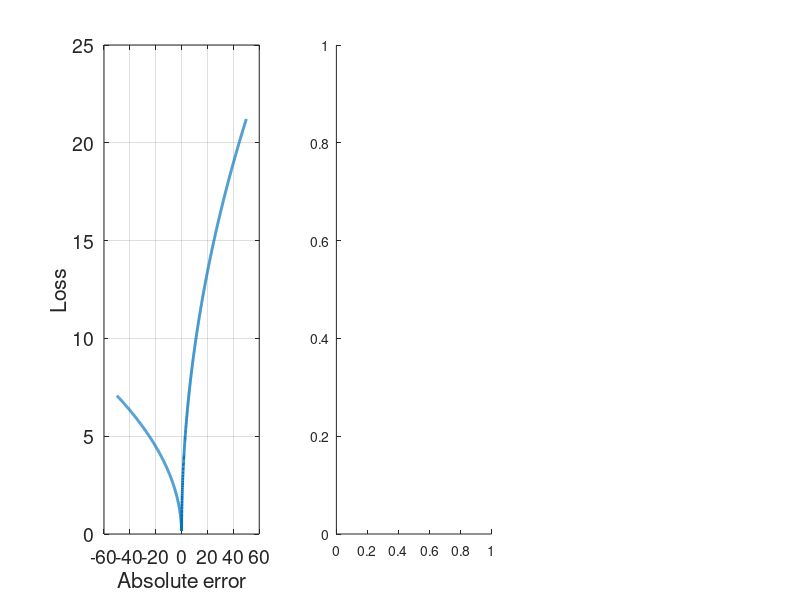

MATLAB code for this plot: (Note: this script raises an error after producing the figure.)
function plot_cnt_query

    n = 1000;    
    alpha = [0.5 0.5];
    beta = [3 1];
    
    cost_fn = @(d) beta(1) * (d >= 0) .* (d .^ alpha(1)) + beta(2) * (d < 0) .* ((-d) .^ alpha(2));
    L = cost_fn(bsxfun(@minus, 1:(n+1), (1:(n+1))'));
    
    %% Figure a: loss
    figure
    subplot(1,3,1)
    x = linspace(0,100,2000)-50;
    xc = cost_fn(x);
    
    plot(x,xc,'-','Linewidth',2)
    xlabel('Absolute error','FontSize',14)
    ylabel('Loss','FontSize',14)
    set(gca,'FontSize',14)
    grid on
    
    %% Figure b: exp loss
    subplot(1,3,2)
    Px = ones(n+1, 1);
    Px = Px / sum(Px);    
    Px_avg = Px;
    
    epvec = linspace(.2,2,50);
    
    Eloss = zeros(length(epvec),n+1);
    ElossExp = zeros(length(epvec),n+1);
    ElossLap = zeros(length(epvec),n+1);
    
    Qzgx_cache = cell(1,3);
    
    for i=1:length(epvec)
        ep = epvec(i);
        
        Qygx = trunc_geo_mechanism(n+1, ep);
        Qzgy = opt_remap(Qygx, L, Px);
        Qzgx = Qygx * Qzgy;
        Eloss(i,:)= sum(Qzgx .* L, 2);
        if i==1; Qzgx_cache{3} = Qzgx; end

        %Exp mech
        delta = max(beta);
        Qygx = exp(ep/(2*delta) * (-L));
        Qygx = bsxfun(@rdivide, Qygx, sum(Qygx, 2));
        ElossExp(i,:) = sum(Qygx .* L, 2);
        if i==1; Qzgx_cache{1} = Qygx; end

        %Lap mech
        Qygx = round_laplace_mech(n+1, ep);
        Qzgx = Qygx;
        ElossLap(i,:) = sum(Qzgx .* L, 2);
        if i==1; Qzgx_cache{2} = Qzgx; end
    end
    
    plot(epvec,min(5,ElossExp*Px_avg), 'k-','LineWidth', 2); hold on
    plot(epvec,ElossLap*Px_avg, 'b-','LineWidth', 2);
    plot(epvec,Eloss*Px_avg, 'r-','LineWidth', 2); hold off
    legend('Exponential','Laplace','Our Approach','FontSize',14)
    xlabel('Privacy Parameter (\epsilon)','FontSize', 14)
    ylabel('Expected Loss','FontSize',14)
    set(gca,'FontSize',14,'YTick',0:5,'YTickLabel',{'0','1','2','3','4','>5'})
    axis([.2 2, 0 5])
    grid on
    
    %% Figure c: output prob
    subplot(1,3,3)
    
    cl = {'k-','b-','r-'};
    for i=1:3
       plot(0:100,Qzgx_cache{i}(51,1:101), cl{i},'LineWidth', 2); hold on
    end
    legend('Exponential','Laplace','Our Approach','FontSize',14)
    xlabel('Released Count','FontSize', 14)
    ylabel('Probability','FontSize',14)
    set(gca,'FontSize',14);
    grid on
    set(gcf,'color','w');

end